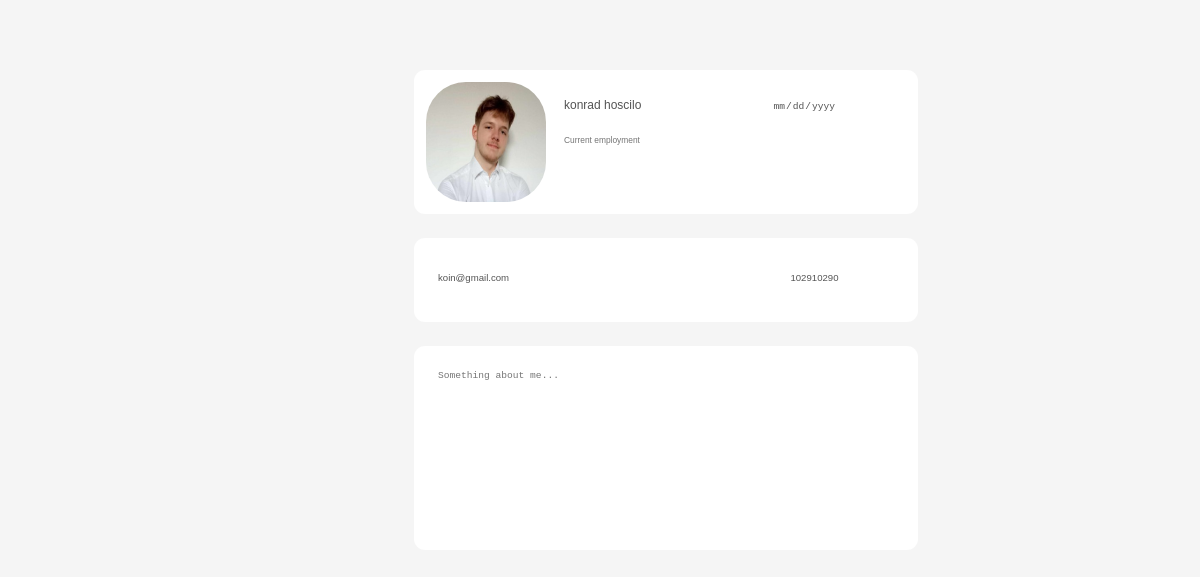
/profile.php?id=14, run on the app's committed database.
### tables this page shows
CREATE TABLE `users` (
  `id` int(11) NOT NULL,
  `username` varchar(50) NOT NULL,
  `password` varchar(255) NOT NULL,
  `mail` varchar(50) NOT NULL,
  `name` varchar(50) NOT NULL,
  `phone` varchar(20) NOT NULL,
  `tin` varchar(15) NOT NULL,
  `company_name` varchar(100) NOT NULL,
  `birthdate` date NOT NULL,
  `work` varchar(50) NOT NULL,
  `description` text NOT NULL
);

### profile.php (the view, shortened to what this page needs)
<?php
include 'database.php';
$user_id = $_GET['id'];
$queryGetInfo = $conn->prepare("SELECT `name`, `work`, `birthdate`, `mail`, `phone`, `description` FROM users WHERE id = ?");
$queryGetInfo->bind_param("i", $user_id);
$queryGetInfo->execute();
$queryGetInfo->bind_result($name, $work, $birthDate, $email, $phoneNumber, $description);
?>
<!DOCTYPE html>
<html lang="PL">
<head>
    <link rel="stylesheet" href="style_account.css">
    <link rel="stylesheet" href="https://cdnjs.cloudflare.com/ajax/libs/font-awesome/6.0.0-beta3/css/all.min.css">
</head>
<body>
    <div id="account">
        <div id="main_info">
            <img id="myPhoto" src="images/myPhoto.png" onerror="this.onerror=null; this.src='images/error.jpg'" alt="no photo">
            <form method="POST" id="mainInfo">
                <input type="text" name="name" id="name" class="input" value="<?php echo $name?>" placeholder="First and last name" disabled/>
                <input type="date" name="birthDate" id="birthDate" class="input" value="<?php echo $birthDate?>" placeholder="Date of birth" disabled/>
                <input type="text" name="work" id="work" class="input" value="<?php echo $work?>" placeholder="Current employment" disabled/></br>
            </form>
        </div>
        <div id="contact">
            <form method="POST">
                <input type="mail" name="mail" id="mail" class="input" value="<?php echo $email?>" placeholder="E-mail" disabled/>
                <input type="tel" name="phoneNumber" id="phoneNumber" class="input" pattern="([0-9]{3} ?){2,4}[0-9]{3}" value="<?php echo $phoneNumber?>" placeholder="Tel. number (xxx xxx xxx)" disabled/></br>
            </form>
        </div>
        <div id="description">
            <form method="POST">
                <textarea id="aboutMe" class="input" name="aboutMe" placeholder="Something about me..." disabled><?php echo $description?></textarea>
            </form>
        </div>
    </div>
</body>
</html>

### style_account.css (style rules this page uses)
body { background-color: #f5f5f5; margin: 0; font-family: "Nunito Sans", sans-serif; display: flex; justify-content: center; align-items: center; height: 100vh; }
#account { margin: auto; width: 57vw; height: 40vw; margin-top: 5.81vw; }
#main_info { background-color: #ffffff; margin-left: 13vw; width: 40vw; height: 10vw; border-radius: 11px; padding: 1vw; }
#myPhoto { width: 10vw; height: 10vw; float: left; }
img { border-radius: 40px; }
#mainInfo { margin-left: 11vw; width: 30vw; }
#mainInfo #name { font-size: 1vw; }
#work { margin-top: -0.9vw; font-size: 0.7vw; }
#birthDate { margin-left: 8vw; }
#contact { background-color: #ffffff; margin-left: 13vw; width: 39vw; height: 4vw; border-radius: 11px; }
#phoneNumber { margin-left: 20vw; }
#description { width: 39vw; height: 14vw; margin-left: 13vw; background-color: #ffffff; border-radius: 11px; }
#aboutMe { width: 38vw; height: 12vw; resize: none; border-radius: 11px; background-color: #ffffff; padding: 0.5vw; }
.input, .inputEditable { width: 8vw; text-align: left; font-size: 0.8vw; padding: 0.5vw; border-radius: 11px; }
.input { background-color: #ffffff; border: none; }
#contact, #description { margin-top: 2vw; padding: 1.5vw; }
input { margin: 10px 0; padding: 10px; width: calc(100% - 22px); border: 1px solid #ccc; border-radius: 4px; }

### data on the page
users: name "konrad hoscilo", mail "koin@gmail.com", phoneNumber "102910290"
